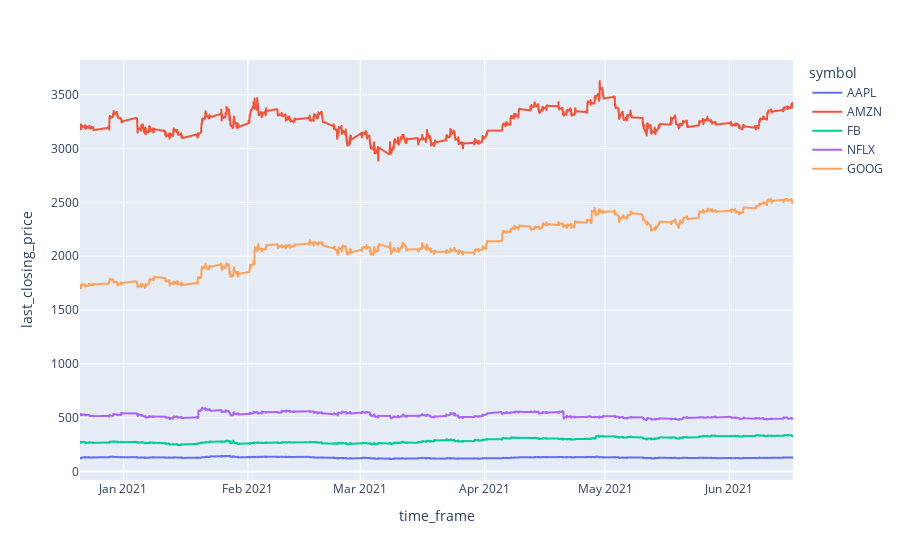

Write notebook code for a chart like this one.
### Code cell
query = """
SELECT symbol, time_bucket('10 min', stock_datetime) AS time_frame, last(price_close, stock_datetime) AS last_closing_price
FROM stocks_new
WHERE symbol IN ('AAPL', 'FB', 'GOOG', 'AMZN', 'NFLX')
GROUP BY time_frame, symbol
ORDER BY time_frame
"""

df = pd.read_sql(query, conn)

figure = px.line(df, x='time_frame', y='last_closing_price', color='symbol')
figure.show()

### Figure 1 — Plotly figure (JSON) as saved in the notebook; plotly's stock layout.template omitted (floating-point values rounded to 4 significant figures; data arrays with more than 128 entries replaced by an {"elided": "..."} marker saying what was removed)
{"data": [{"hovertemplate": "symbol=AAPL<br>time_frame=%{x}<br>last_closing_price=%{y}<extra></extra>", "legendgroup": "AAPL", "line": {"color": "#636efa", "dash": "solid"}, "mode": "lines", "name": "AAPL", "showlegend": true, "type": "scattergl", "x": {"elided": "11756 str values"}, "xaxis": "x", "y": {"elided": "11756 float values"}, "yaxis": "y"}, {"hovertemplate": "symbol=AMZN<br>time_frame=%{x}<br>last_closing_price=%{y}<extra></extra>", "legendgroup": "AMZN", "line": {"color": "#EF553B", "dash": "solid"}, "mode": "lines", "name": "AMZN", "showlegend": true, "type": "scattergl", "x": {"elided": "8601 str values"}, "xaxis": "x", "y": {"elided": "8601 float values"}, "yaxis": "y"}, {"hovertemplate": "symbol=FB<br>time_frame=%{x}<br>last_closing_price=%{y}<extra></extra>", "legendgroup": "FB", "line": {"color": "#00cc96", "dash": "solid"}, "mode": "lines", "name": "FB", "showlegend": true, "type": "scattergl", "x": {"elided": "10460 str values"}, "xaxis": "x", "y": {"elided": "10460 float values"}, "yaxis": "y"}, {"hovertemplate": "symbol=NFLX<br>time_frame=%{x}<br>last_closing_price=%{y}<extra></extra>", "legendgroup": "NFLX", "line": {"color": "#ab63fa", "dash": "solid"}, "mode": "lines", "name": "NFLX", "showlegend": true, "type": "scattergl", "x": {"elided": "7674 str values"}, "xaxis": "x", "y": {"elided": "7674 float values"}, "yaxis": "y"}, {"hovertemplate": "symbol=GOOG<br>time_frame=%{x}<br>last_closing_price=%{y}<extra></extra>", "legendgroup": "GOOG", "line": {"color": "#FFA15A", "dash": "solid"}, "mode": "lines", "name": "GOOG", "showlegend": true, "type": "scattergl", "x": {"elided": "6159 str values"}, "xaxis": "x", "y": {"elided": "6159 float values"}, "yaxis": "y"}], "layout": {"legend": {"title": {"text": "symbol"}, "tracegroupgap": 0}, "margin": {"t": 60}, "xaxis": {"anchor": "y", "domain": [0, 1], "title": {"text": "time_frame"}}, "yaxis": {"anchor": "x", "domain": [0, 1], "title": {"text": "last_closing_price"}}}}
